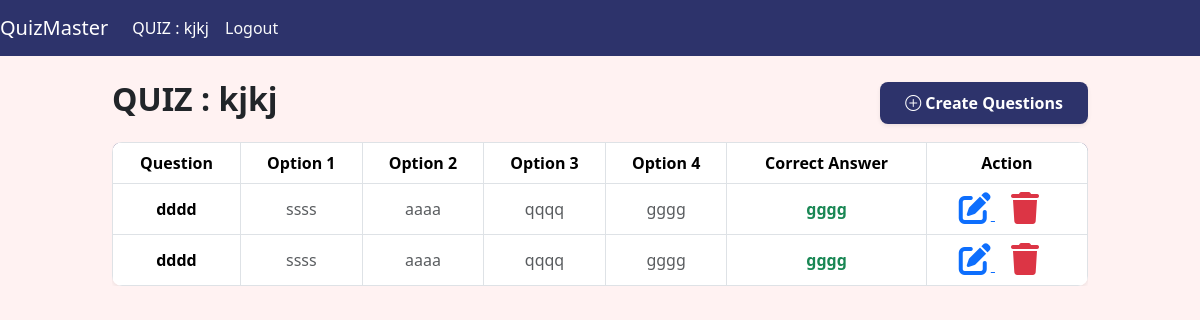
/showquiz/1 (signed in), run on the app's committed database.
### app.py (models this page shows)
class QuizTest(db.Model):
    __tablename__="QuizTest"
    id=db.Column(db.Integer, primary_key=True)
    date_ofquiz=db.Column(db.Date,nullable=False)
    time_dur=db.Column(db.String(20),nullable=False)
    remarks=db.Column(db.String(120),nullable=False)
    section_id=db.Column(db.Integer, db.ForeignKey("CourseSection.id"),nullable=False)
    course_section=db.relationship("CourseSection", back_populates='quizzes')
    quiz_questions=db.relationship("QuizQuestion",back_populates='quiz_test',cascade='all,delete-orphan')
    user_scores=db.relationship('UserScore',back_populates='quiz_test',cascade='all,delete-orphan')

class QuizQuestion(db.Model):
    __tablename__="QuizQuestion"
    id=db.Column(db.Integer, primary_key=True)
    statement_que=db.Column(db.String(120),nullable=False)
    option1=db.Column(db.String(120),nullable=False)
    option2=db.Column(db.String(120),nullable=False)
    option3=db.Column(db.String(120),nullable=False)
    option4=db.Column(db.String(120),nullable=False)
    correction=db.Column(db.String(120),nullable=False)
    quiz_id=db.Column(db.Integer, db.ForeignKey("QuizTest.id"),nullable=False)
    quiz_test=db.relationship("QuizTest",back_populates='quiz_questions')

### app.py (the view)
@app.route("/showquiz/<int:quizid>",methods=["POST", "GET"])
def showquiz(quizid):
    if 'admin' in session:
        quiz=QuizTest.query.filter(quizid==quizid).first()
        questions=QuizQuestion.query.filter(quizid==quizid).all()
        return render_template("showquiz.html",quiz=quiz,questions=questions)

### templates/showquiz.html (shortened to what this page needs)
{% extends "index.html" %}
{% block content %}
<nav class="navbar navbar-expand-lg navbar-dark" style="background-color: #2D336B;">
    <a class="navbar-brand" href="/admin">QuizMaster</a>
    <div class="collapse navbar-collapse" id="navbarNavAltMarkup">
      <div class="navbar-nav">
        <a class="nav-item nav-link active" href="/showquiz/{{quiz.id}}">QUIZ : {{quiz.remarks}}</a>
        <a class="nav-item nav-link active text-light" href="/logout">Logout</a>
      </div>
    </div>
  </nav>
  <div class="container-fluid mt-4">
    <div class="row justify-content-center">
        <div class="col-md-10">
            <div class="d-flex justify-content-between align-items-center mb-3">
                <h2 class="fw-bold text-dark">QUIZ : {{ quiz.remarks }}</h2>
                <a href="/questionmaking/{{ quiz.id }}"
                   class="btn fw-semibold text-white shadow-sm px-4 py-2"
                   style="background-color: #2D336B; border-radius: 8px; transition: 0.3s;">
                   <i class="bi bi-plus-circle"></i> Create Questions
                </a>
            </div>
            {% if questions|length > 0 %}
            <div class="table-responsive">
                <table class="table table-bordered table-hover text-center align-middle shadow-sm" style="border-radius: 10px; overflow: hidden;">
                    <thead class="thead-dark text-white" style="background-color: #2D336B;">
                        <tr>
                            <th>Question</th>
                            <th>Option 1</th>
                            <th>Option 2</th>
                            <th>Option 3</th>
                            <th>Option 4</th>
                            <th>Correct Answer</th>
                            <th>Action</th>
                        </tr>
                    </thead>
                    <tbody>
                        {% for que in questions %}
                        <tr>
                            <td class="fw-semibold">{{ que.statement_que }}</td>
                            <td class="text-muted">{{ que.option1 }}</td>
                            <td class="text-muted">{{ que.option2 }}</td>
                            <td class="text-muted">{{ que.option3 }}</td>
                            <td class="text-muted">{{ que.option4 }}</td>
                            <td class="fw-bold text-success">{{ que.correction }}</td>
                            <td>
                                <a href="/queedit/{{ que.id }}" class="text-primary me-3">
                                    <i class="fa-solid fa-pen-to-square fa-2x"></i>
                                </a>
                                <a href="/delquepopup/{{ que.id }}" class="text-danger me-3">
                                    <i class="fa-solid fa-trash fa-2x"></i>
                                </a>
                            </td>
                        </tr>
                        {% endfor %}
                    </tbody>
                </table>
            </div>
            {% endif %}
        </div>
    </div>
</div>
{% endblock %}

### static/css/style.css (style rules this page uses)
body { background-color: #FFF2F2 !important; }
.table { margin: 0 auto; text-align: center; width: 100%; }
.table th, .table td { text-align: center; vertical-align: middle; width: auto; }

### data on the page
QuizTest: remarks "kjkj"
QuizQuestion: statement_que "dddd", option1 "ssss", option2 "aaaa", option3 "qqqq", option4 "gggg", correction "gggg"
QuizQuestion: statement_que "dddd", option1 "ssss", option2 "aaaa", option3 "qqqq", option4 "gggg", correction "gggg"
